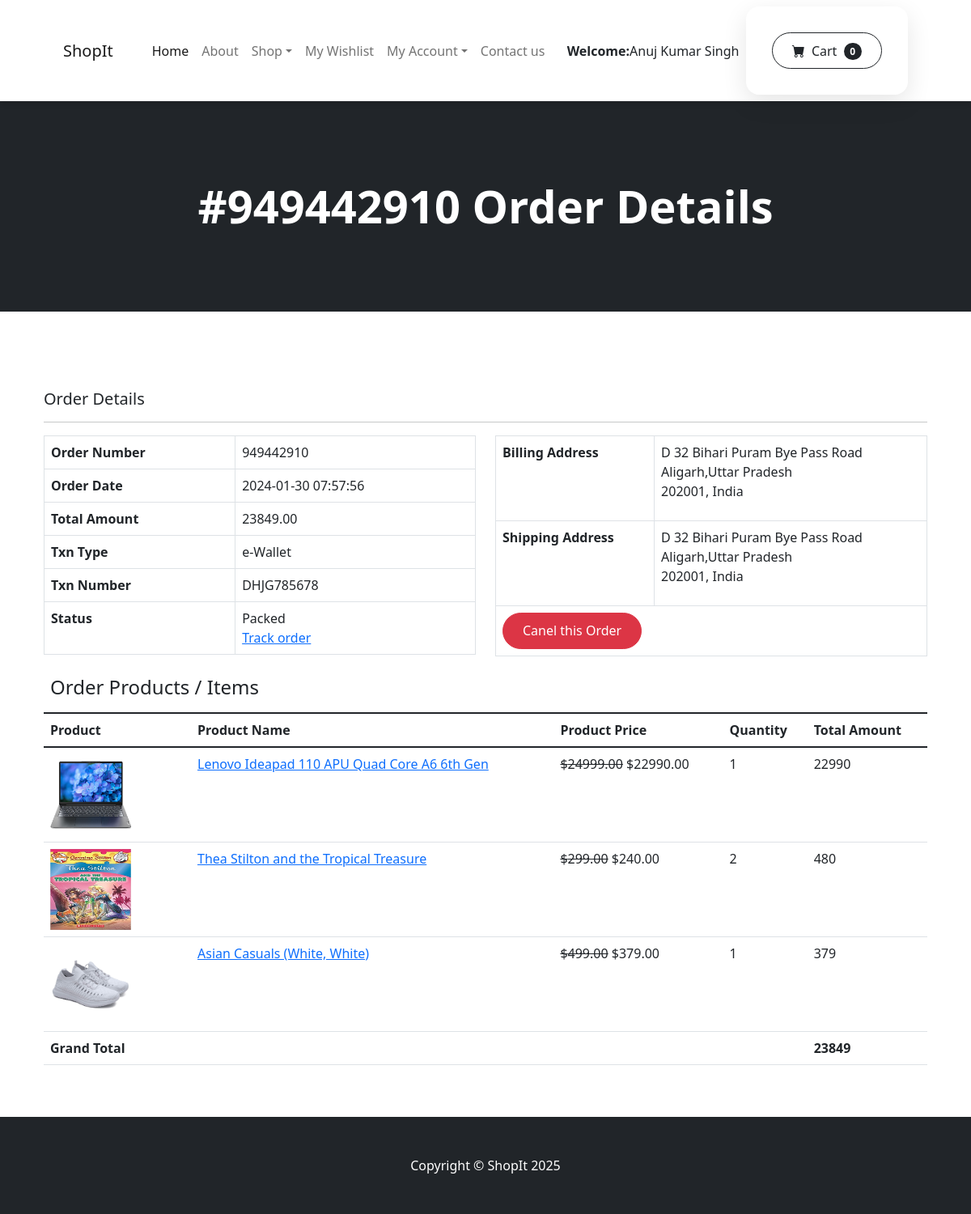
/order-details.php?onumber=949442910 (signed in), run on the app's committed database.
### tables this page shows
CREATE TABLE `orders` (
  `id` int(11) NOT NULL,
  `orderNumber` bigint(12) DEFAULT NULL,
  `userId` int(11) DEFAULT NULL,
  `addressId` int(11) DEFAULT NULL,
  `totalAmount` decimal(10,2) DEFAULT NULL,
  `txnType` varchar(200) DEFAULT NULL,
  `txnNumber` varchar(50) DEFAULT NULL,
  `orderStatus` varchar(120) DEFAULT NULL,
  `orderDate` timestamp NOT NULL DEFAULT current_timestamp()
);

CREATE TABLE `addresses` (
  `id` int(11) NOT NULL,
  `userId` int(11) DEFAULT NULL,
  `billingAddress` varchar(255) DEFAULT NULL,
  `biilingCity` varchar(150) DEFAULT NULL,
  `billingState` varchar(100) DEFAULT NULL,
  `billingPincode` int(11) DEFAULT NULL,
  `billingCountry` varchar(100) DEFAULT NULL,
  `shippingAddress` varchar(300) DEFAULT NULL,
  `shippingCity` varchar(150) DEFAULT NULL,
  `shippingState` varchar(100) DEFAULT NULL,
  `shippingPincode` int(11) DEFAULT NULL,
  `shippingCountry` varchar(100) DEFAULT NULL,
  `postingDate` timestamp NULL DEFAULT current_timestamp()
);

CREATE TABLE `ordersdetails` (
  `id` int(11) NOT NULL,
  `orderNumber` bigint(12) DEFAULT NULL,
  `userId` int(11) DEFAULT NULL,
  `productId` int(11) DEFAULT NULL,
  `quantity` int(11) DEFAULT NULL,
  `orderDate` timestamp NOT NULL DEFAULT current_timestamp(),
  `orderStatus` varchar(55) DEFAULT NULL
);

CREATE TABLE `products` (
  `id` int(11) NOT NULL,
  `category` int(11) NOT NULL,
  `subCategory` int(11) DEFAULT NULL,
  `productName` varchar(255) DEFAULT NULL,
  `productCompany` varchar(255) DEFAULT NULL,
  `productPrice` decimal(10,2) DEFAULT NULL,
  `productPriceBeforeDiscount` decimal(10,2) DEFAULT NULL,
  `productDescription` longtext DEFAULT NULL,
  `productImage1` varchar(255) DEFAULT NULL,
  `productImage2` varchar(255) DEFAULT NULL,
  `productImage3` varchar(255) DEFAULT NULL,
  `shippingCharge` decimal(10,2) DEFAULT NULL,
  `productAvailability` varchar(255) DEFAULT NULL,
  `postingDate` timestamp NULL DEFAULT current_timestamp(),
  `updationDate` timestamp NULL DEFAULT NULL ON UPDATE current_timestamp(),
  `addedBy` int(11) DEFAULT NULL,
  `lastUpdatedBy` int(2) DEFAULT NULL
);

### order-details.php (the view, shortened to what this page needs)
<?php session_start();
include_once('includes/config.php');
if(strlen($_SESSION['id'])==0)
{   header('location:logout.php');
}else{
?>
<!DOCTYPE html>
<html lang="en">
    <head>
        <link href="https://cdn.jsdelivr.net/npm/bootstrap-icons@1.5.0/font/bootstrap-icons.css" rel="stylesheet" />
        <link href="css/styles.css" rel="stylesheet" />
    </head>
    <body>
<?php include_once('includes/header.php');?>
        <header class="bg-dark py-5">
            <div class="container px-4 px-lg-5 my-5">
                <div class="text-center text-white">
                    <h1 class="display-4 fw-bolder">#<?php echo intval($_GET['onumber']);?> Order Details</h1>
                </div>
            </div>
        </header>
        <section class="py-5">
            <div class="container px-4  mt-5">
<h5>Order Details</h5>
<hr />
     <?php
$uid=$_SESSION['id'];
$orderno=intval($_GET['onumber']);
$ret=mysqli_query($con,"select *,orders.id as orderid from orders
left join addresses on addresses.id=orders.addressId
    where orders.userId='$uid' and orders.orderNumber='$orderno'");
while ($row=mysqli_fetch_array($ret)) {?>
<div class="row">
<div class="col-6">
    <table class="table table-bordered" border="1">
<tr>
    <th>Order Number</th>
    <td><?php echo htmlentities($row['orderNumber']);?></td>
</tr>
<tr>
    <th>Order Date</th>
    <td><?php echo htmlentities($row['orderDate']);?></td>
</tr>
<tr>
    <th>Total Amount</th>
    <td><?php echo htmlentities($row['totalAmount']);?></td>
</tr>
<tr>
    <th>Txn Type</th>
    <td><?php echo htmlentities($row['txnType']);?></td>
</tr>
<tr>
    <th>Txn Number</th>
    <td><?php echo htmlentities($row['txnNumber']);?></td>
</tr>
<tr>
    <th>Status</th>
    <td><?php $ostatus=$row['orderStatus'];
                    if( $ostatus==''): echo "Not Processed Yet";
                        else: echo $ostatus; endif;?>
                            <br />
<a href="javascript:void(0);" onClick="popUpWindow('track-order.php?oid=<?php echo $row['orderid'];?>');" title="Track order"> Track order
</a>
                        </td>
</tr>
    </table>
</div>
<div class="col-6">
    <table class="table table-bordered" border="1">
<tr>
    <th>Billing Address</th>
    <td><address><?php echo htmlentities($row['billingAddress']);?><br />
<?php echo htmlentities($row['biilingCity']);?>,<?php echo htmlentities($row['billingState']);?><br />
<?php echo htmlentities($row['billingPincode']);?>, <?php echo htmlentities($row['billingCountry']);?>
</address>
    </td>
</tr>
<tr>
    <th>Shipping Address</th>
    <td><address><?php echo htmlentities($row['shippingAddress']);?><br />
<?php echo htmlentities($row['shippingCity']);?>,<?php echo htmlentities($row['shippingState']);?><br />
<?php echo htmlentities($row['shippingPincode']);?>, <?php echo htmlentities($row['shippingCountry']);?>
</address>
    </td>
</tr>
<tr><td colspan="2"><a href="javascript:void(0);" onClick="popUpWindow('cancelorder.php?oid=<?php echo $row['orderid'];?>');" title="Cancel Order" class="btn-upper btn btn-danger">Canel this Order
</a></td></tr>
    </table>
</div>
</div>
<?php } ?>
    <div class="table-responsive">
        <table class="table">
            <thead>
                <tr>
                    <th colspan="4"><h4>Order Products / Items</h4></th>
                </tr>
            </thead>
            <tr>
                <thead>
                    <th>Product</th>
                    <th>Product Name</th>
                    <th>Product Price</th>
                    <th>Quantity</th>
                    <th>Total Amount</th>
                </thead>
            </tr>
            <tbody>
<?php
$ret=mysqli_query($con,"select products.productName as pname,products.productName as proid,products.productImage1 as pimage,products.productPrice as pprice,ordersdetails.productId as pid,ordersdetails.id as cartid,products.productPriceBeforeDiscount,ordersdetails.quantity from ordersdetails join products on products.id=ordersdetails.productId where ordersdetails.userId='$uid'  and ordersdetails.orderNumber='$orderno'");
$num=mysqli_num_rows($ret);
    if($num>0)
    {
while ($row=mysqli_fetch_array($ret)) {
?>
                <tr>
                    <td class="col-md-2"><img src="admin/productimages/<?php echo htmlentities($row['pimage']);?>" alt="<?php echo htmlentities($row['pname']);?>" width="100" height="100"></td>
                    <td>
                       <a href="product-details.php?pid=<?php echo htmlentities($pd=$row['pid']);?>"><?php echo htmlentities($row['pname']);?></a></td>
<td>
                           <span class="text-decoration-line-through">$<?php echo htmlentities($row['productPriceBeforeDiscount']);?></span>
                            <span>$<?php echo htmlentities($row['pprice']);?></span>
                    </td>
                    <td><?php echo htmlentities($row['quantity']);?></td>
                     <td><?php echo htmlentities($totalamount=$row['quantity']*$row['pprice']);?></td>
                </tr>
                <?php $grantotal+=$totalamount; } ?>
<tr>
    <th colspan="4">Grand Total</th>
    <th colspan="2"><?php echo $grantotal;?></th>
</tr>
                <?php } ?>
            </tbody>
        </table>
    </div>
            </div>
        </section>
   <?php include_once('includes/footer.php'); ?>
    </body>
</html>
<?php } ?>

### includes/header.php (shortened to what this page needs)
        <nav class="navbar navbar-expand-lg navbar-light bg-light">
            <div class="container px-4 px-lg-5">
                <a class="navbar-brand" href="index.php">ShopIt</a>
                <div class="collapse navbar-collapse" id="navbarSupportedContent">
                    <ul class="navbar-nav me-auto mb-2 mb-lg-0 ms-lg-4">
                        <li class="nav-item"><a class="nav-link active" aria-current="page" href="index.php">Home</a></li>
                        <li class="nav-item"><a class="nav-link" href="about-us.php">About</a></li>
                        <li class="nav-item dropdown">
                            <a class="nav-link dropdown-toggle" id="navbarDropdown" href="#" role="button" data-bs-toggle="dropdown" aria-expanded="false">Shop</a>
                        </li>
<?php if($_SESSION['id']==0){?>
          <li class="nav-item dropdown">
                            <a class="nav-link dropdown-toggle" id="navbarDropdown" href="#" role="button" data-bs-toggle="dropdown" aria-expanded="false">Users</a>
                            <ul class="dropdown-menu" aria-labelledby="navbarDropdown">
                                <li><a class="dropdown-item" href="login.php">Login</a></li>
                                <li><hr class="dropdown-divider" /></li>
                                <li><a class="dropdown-item" href="signup.php">Sign Up</a></li>
                            </ul>
                        </li>
                                     <li class="nav-item"><a class="nav-link" href="admin/">Admin</a></li>
                    <?php } else {?>
                        <li class="nav-item"><a class="nav-link" href="my-wishlist.php">My Wishlist</a></li>
                                  <li class="nav-item dropdown">
    <a class="nav-link dropdown-toggle" id="navbarDropdown" href="#" role="button" data-bs-toggle="dropdown" aria-expanded="false">My Account</a>
                        </li>
                     <?php } ?>
                      <li class="nav-item"><a class="nav-link" href="contact-us.php">Contact us</a></li>
                    </ul>
<?php if($_SESSION['id']!=0):?>
<strong>Welcome:</strong> <?php echo $_SESSION['username'];?> &nbsp;
<?php endif;?>
                    <form class="d-flex">
                        <?php
$uid=$_SESSION['id'];
                        $ret=mysqli_query($con,"select sum(productQty) as qtyy from cart where userId='$uid'");
$result=mysqli_fetch_array($ret);
$cartcount=$result['qtyy'];
                        ?>
                        <a class="btn btn-outline-dark" href="my-cart.php">
                            <i class="bi-cart-fill me-1"></i>
                            Cart
                            <?php if($cartcount==0):?>
                            <span class="badge bg-dark text-white ms-1 rounded-pill">0</span>
                        <?php else: ?>
                            <span class="badge bg-dark text-white ms-1 rounded-pill"><?php echo $cartcount; ?></span>
                            <?php endif;?>
                        </a>
                    </form>
                </div>
            </div>
        </nav>

### includes/footer.php
<footer class="py-5 bg-dark">
       <div class="container"><p class="m-0 text-center text-white">Copyright &copy; ShopIt   <?php echo date('Y');?></p></div>
   </footer>

### data on the page
orders: orderNumber "949442910", orderDate "2024-01-30 07:57:56", totalAmount "23849.00", txnType "e-Wallet", txnNumber "DHJG785678", orderStatus "Packed", addressId.billingAddress "D 32 Bihari Puram Bye Pass Road", addressId.biilingCity "Aligarh", addressId.billingState "Uttar Pradesh", addressId.billingPincode "202001", addressId.billingCountry "India", addressId.shippingAddress "D 32 Bihari Puram Bye Pass Road", addressId.shippingCity "Aligarh", addressId.shippingState "Uttar Pradesh", addressId.shippingPincode "202001", addressId.shippingCountry "India"
ordersdetails: productId.productImage1 (picture), productId.productName "Lenovo Ideapad 110 APU Quad Core A6 6th Gen", productId.productPriceBeforeDiscount "24999.00", productId.productPrice "22990.00", quantity "1", $totalamount=$row['quantity']*$row['pprice'] "22990"
ordersdetails: productId.productImage1 (picture), productId.productName "Thea Stilton and the Tropical Treasure", productId.productPriceBeforeDiscount "299.00", productId.productPrice "240.00", quantity "2", $totalamount=$row['quantity']*$row['pprice'] "480"
ordersdetails: productId.productImage1 (picture), productId.productName "Asian Casuals (White, White)", productId.productPriceBeforeDiscount "499.00", productId.productPrice "379.00", quantity "1", $totalamount=$row['quantity']*$row['pprice'] "379"

### other printed values
$_SESSION['username'] "Anuj Kumar Singh"
$_GET['onumber'] "949442910"
$grantotal "23849"
